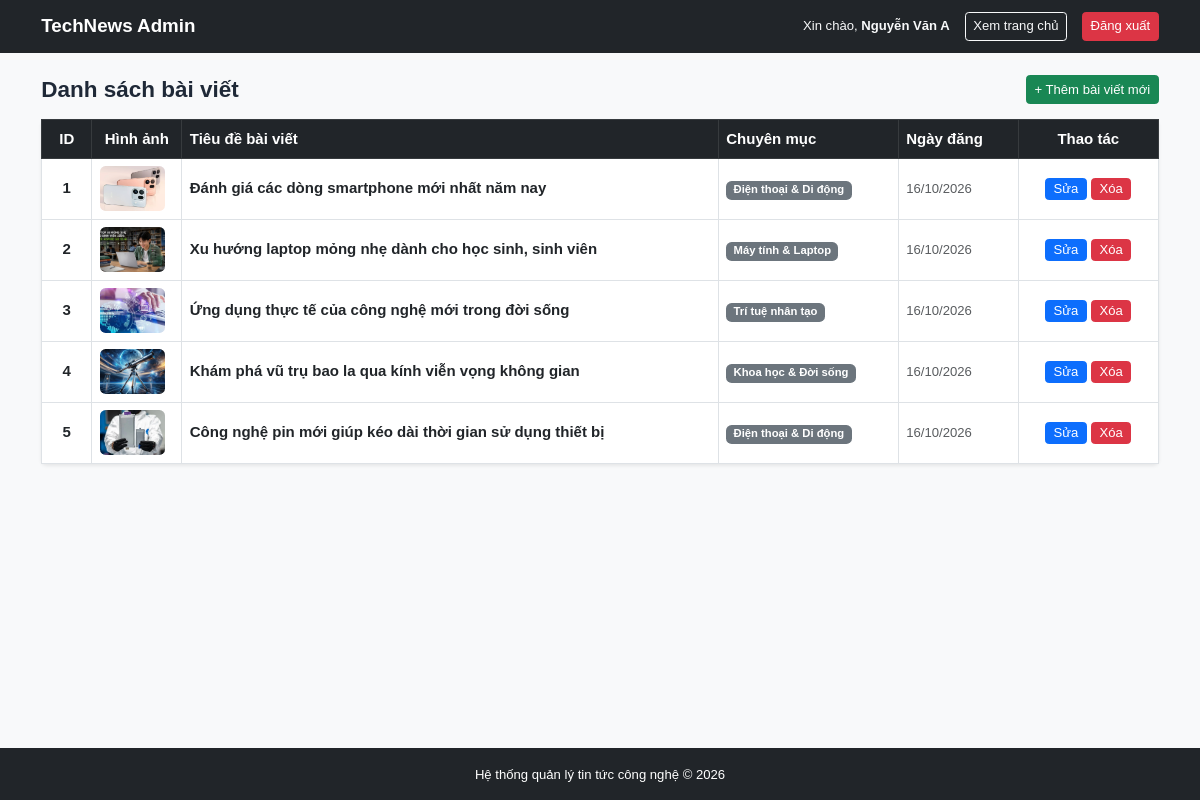
The page /admin.php (signed in) on the database as committed earlier.
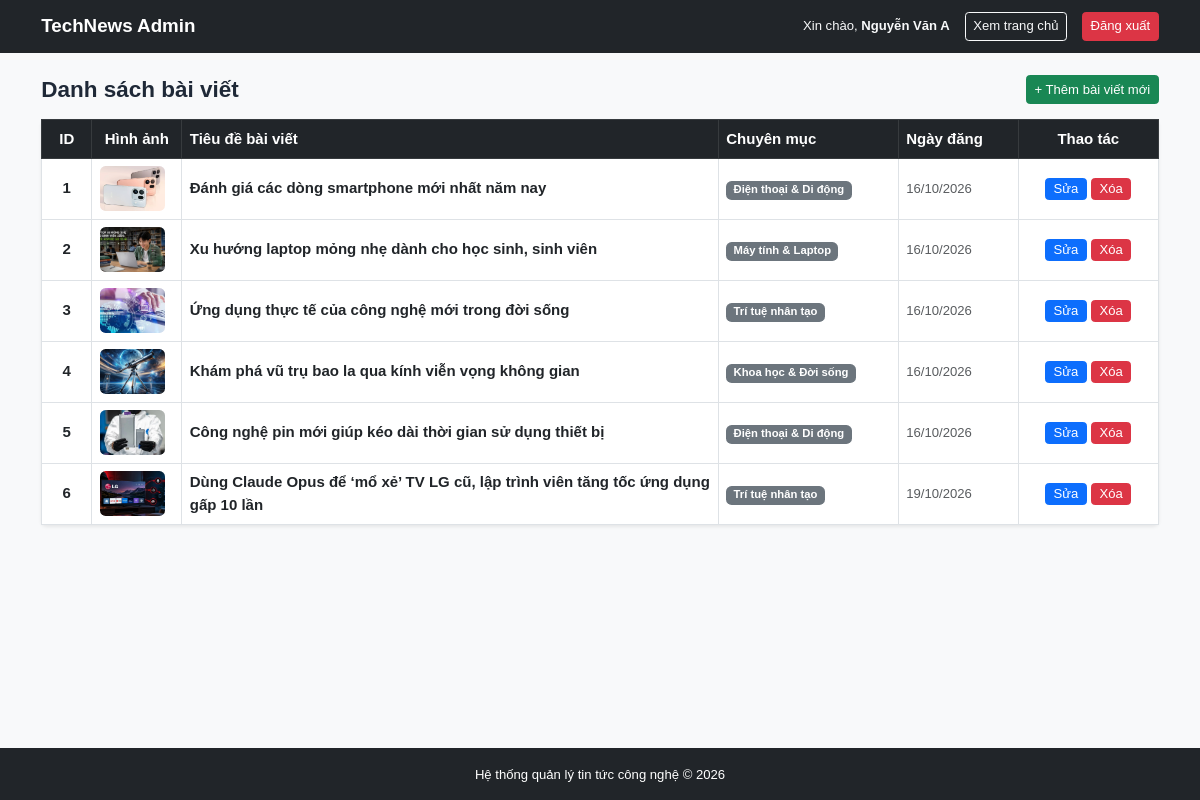
The same page on the database as committed later.
### tables this page shows
CREATE TABLE `posts` (
  `id` int(11) NOT NULL,
  `category_id` int(11) NOT NULL,
  `title` varchar(255) NOT NULL,
  `summary` text NOT NULL,
  `content` longtext NOT NULL,
  `image` varchar(255) NOT NULL DEFAULT 'default.jpg',
  `created_at` datetime NOT NULL DEFAULT current_timestamp()
);

CREATE TABLE `categories` (
  `id` int(11) NOT NULL,
  `name` varchar(100) NOT NULL
);

### admin.php (the view, shortened to what this page needs)
<?php
require_once 'db.php';
$sql = "SELECT posts.*, categories.name AS cat_name
        FROM posts
        JOIN categories ON posts.category_id = categories.id
        ORDER BY posts.id ASC";
$result = mysqli_query($conn, $sql);
?>
<!DOCTYPE html>
<html lang="vi">
<head>
    <link href="https://cdn.jsdelivr.net/npm/bootstrap@5.3.0/dist/css/bootstrap.min.css" rel="stylesheet">
    <link href="css/style.css" rel="stylesheet">
</head>
<body class="bg-light">
    <div class="main-wrapper">
        <nav class="navbar navbar-expand-lg navbar-dark bg-dark">
            <div class="container">
                <a class="navbar-brand fw-bold" href="admin.php">TechNews Admin</a>
                <div class="d-flex align-items-center gap-3">
                    <span class="text-light small">Xin chào, <strong><?= htmlspecialchars($_SESSION['fullname']) ?></strong></span>
                    <a href="index.php" class="btn btn-outline-light btn-sm" target="_blank">Xem trang chủ</a>
                    <a href="logout.php" class="btn btn-danger btn-sm">Đăng xuất</a>
                </div>
            </div>
        </nav>
        <div class="container my-4">
            <div class="d-flex justify-content-between align-items-center mb-3">
                <h4 class="fw-bold mb-0">Danh sách bài viết</h4>
                <a href="add_post.php" class="btn btn-success btn-sm">+ Thêm bài viết mới</a>
            </div>
            <div class="card shadow-sm border-0">
                <div class="card-body p-0">
                    <div class="table-responsive">
                        <table class="table table-bordered table-hover align-middle mb-0">
                            <thead class="table-dark">
                                <tr>
                                    <th style="width: 50px;" class="text-center">ID</th>
                                    <th style="width: 90px;" class="text-center">Hình ảnh</th>
                                    <th>Tiêu đề bài viết</th>
                                    <th style="width: 180px;">Chuyên mục</th>
                                    <th style="width: 120px;">Ngày đăng</th>
                                    <th style="width: 140px;" class="text-center">Thao tác</th>
                                </tr>
                            </thead>
                            <tbody>
                                <?php if ($result && mysqli_num_rows($result) > 0): ?>
                                    <?php while ($row = mysqli_fetch_assoc($result)): ?>
                                        <tr>
                                            <td class="text-center fw-bold"><?= $row['id'] ?></td>
                                            <td class="text-center">
                                                <img src="uploads/<?= !empty($row['image']) ? $row['image'] : 'default.jpg' ?>"
                                                     alt="Thumb" class="rounded" style="width: 65px; height: 45px; object-fit: cover;"
                                                     onerror="this.src='uploads/default.jpg'">
                                            </td>
                                            <td>
                                                <a href="detail.php?id=<?= $row['id'] ?>" target="_blank" class="text-decoration-none fw-semibold text-dark">
                                                    <?= htmlspecialchars($row['title']) ?>
                                                </a>
                                            </td>
                                            <td><span class="badge bg-secondary"><?= htmlspecialchars($row['cat_name']) ?></span></td>
                                            <td class="small text-muted"><?= date('d/m/Y', strtotime($row['created_at'])) ?></td>
                                            <td class="text-center">
                                                <a href="edit_post.php?id=<?= $row['id'] ?>" class="btn btn-primary btn-sm py-0 px-2">Sửa</a>
                                                <a href="delete_post.php?id=<?= $row['id'] ?>"
                                                   onclick="return confirm('Bạn có chắc chắn muốn xóa bài viết này không?');"
                                                   class="btn btn-danger btn-sm py-0 px-2">Xóa</a>
                                            </td>
                                        </tr>
                                    <?php endwhile; ?>
                                <?php else: ?>
                                    <tr>
                                        <td colspan="6" class="text-center py-4 text-muted">Chưa có bài viết nào.</td>
                                    </tr>
                                <?php endif; ?>
                            </tbody>
                        </table>
                    </div>
                </div>
            </div>
        </div>
    </div>
    <footer class="bg-dark text-white text-center py-3">
        <div class="container">
            <small>Hệ thống quản lý tin tức công nghệ &copy; 2026</small>
        </div>
    </footer>
</body>
</html>

Rows that differ between the two databases and show on the page:
added posts: id "6", image (picture), title "Dùng Claude Opus để ‘mổ xẻ’ TV LG cũ, lập trình viên tăng tốc ứng dụng gấp 10 lần", category.name "Trí tuệ nhân tạo", created_at "19/10/2026"
